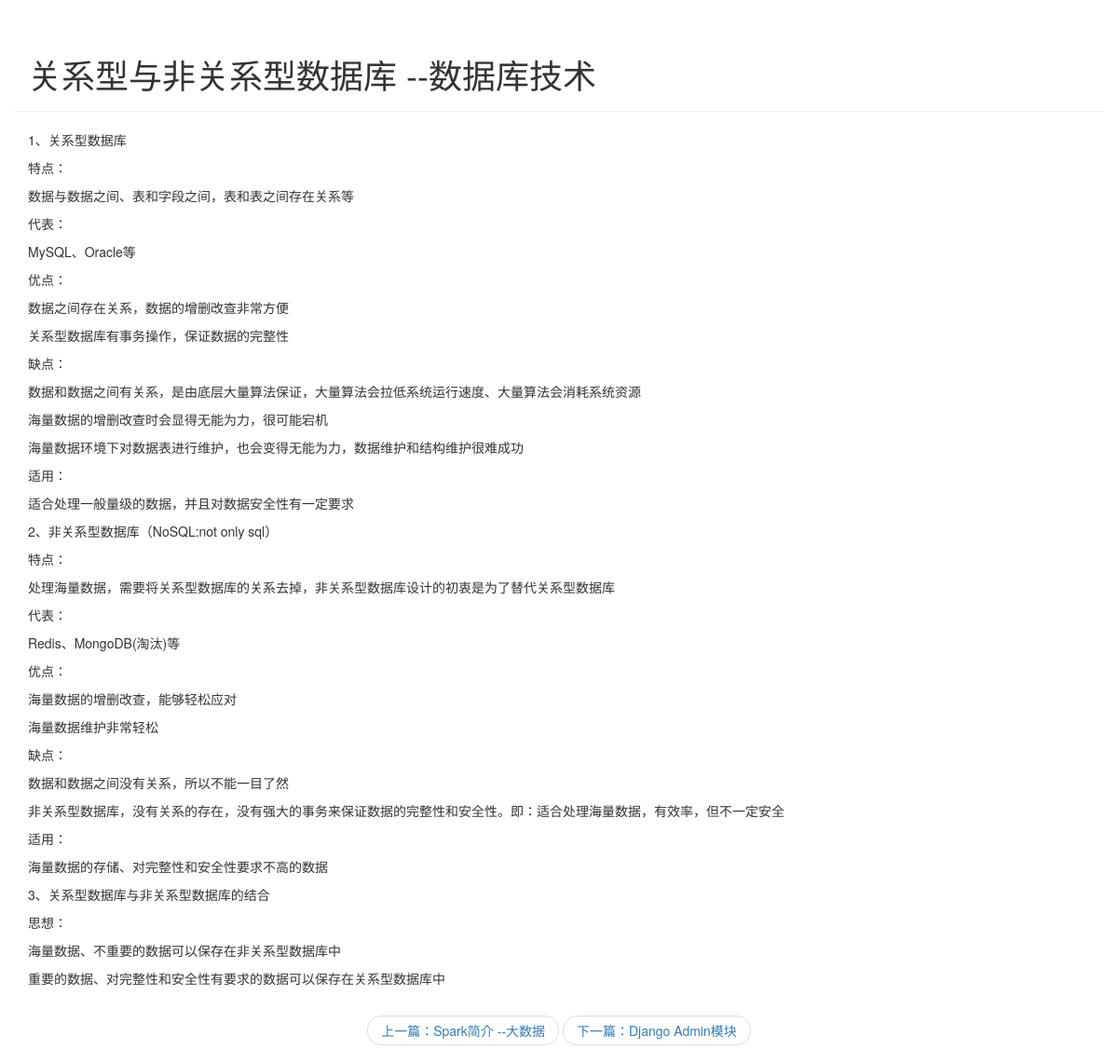
Before: /blog/detail/2 with the older database file.
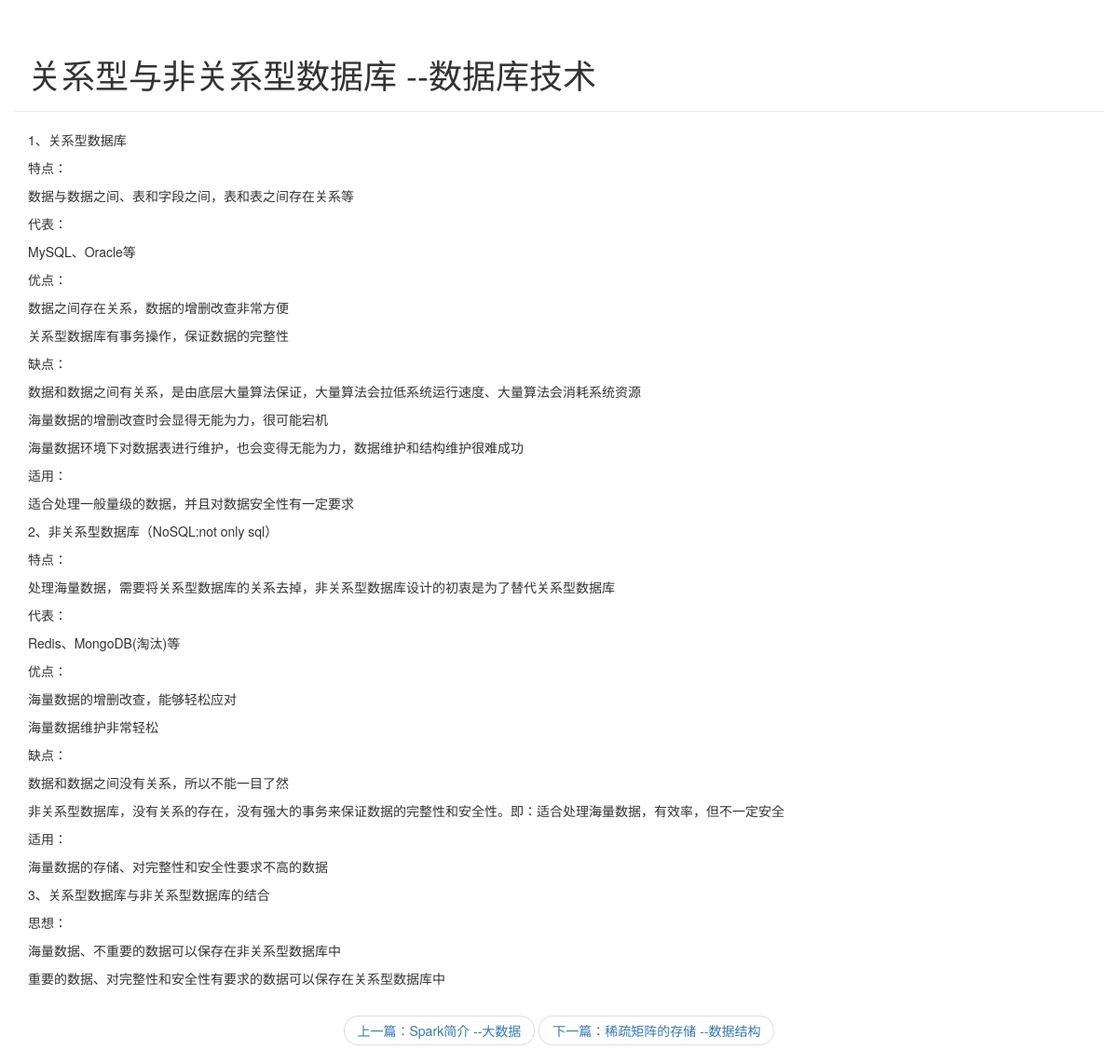
After: the same page with the newer database file.
### blog/models.py (models this page shows)
class Article(models.Model):
    article_id = models.AutoField(primary_key=True)
    title = models.TextField()
    brief_content = models.TextField()
    content = models.TextField()
    date = models.DateTimeField(auto_now=True)
    def __str__(self):
        return self.title

### blog/views.py (the view)
# urls.py: path('detail/<int:article_id>', blog.views.get_detail_page)
def get_detail_page(request, article_id):
    all_article = Article.objects.all()
    print(type(all_article))
    print(all_article)
    curr_article = None
    previous_index = 0
    next_index = 0
    previous_article = None
    next_article = None
    for index, article in enumerate(all_article):
        if index == 0:
            previous_index = 0
            next_index = index + 1
        elif index == len(all_article) - 1:
            previous_index = index - 1
            next_index = index
        else:
            previous_index = index - 1
            next_index = index + 1
        if article.article_id == article_id:
            curr_article = article
            previous_article = all_article[previous_index]
            next_article = all_article[next_index]
            break
    section_list = curr_article.content.split('\n')
    return render(request, 'blog/detail.html', {
        'curr_article': curr_article,
        'section_list': section_list,
        'previous_article': previous_article,
        'next_article': next_article
    })

### blog/templates/blog/detail.html (shortened to what this page needs)
<!DOCTYPE html>
<html lang="en">
<head>
    <link rel="stylesheet" href="https://cdn.jsdelivr.net/npm/bootstrap@3.3.7/dist/css/bootstrap.min.css"
>
</head>
<body>
<div class="container page-header">
    <h1>{{curr_article.title}}</h1>
</div>
<div class="container page-body">
    <div class="body-main">
        <div>
            {% for section in section_list%}
            <p>{{section}}</p>
            {% endfor %}
        </div>
    </div>
</div>
<nav aria-label="...">
    <ul class="pager">
        <li><a href="/blog/detail/{{previous_article.article_id}}">上一篇：{{previous_article.title}}</a></li>
        <li><a href="/blog/detail/{{next_article.article_id}}">下一篇：{{next_article.title}}</a></li>
    </ul>
</nav>
</body>
</html>

Changed rows visible on the page:
removed Article: title "Django Admin模块"
added Article: title "稀疏矩阵的存储 --数据结构"
